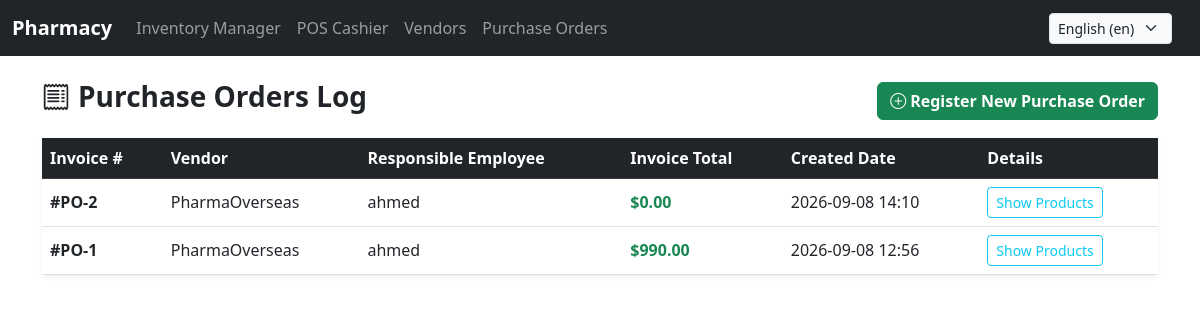
The app's page /erp/purchases/ (signed in) with its own data.
### pharmacy/models.py (models this page shows, shortened)
class PurchaseOrder(models.Model):
    vendor = models.ForeignKey(Vendor, on_delete=models.PROTECT, related_name="purchase_orders")
    created_by = models.ForeignKey(User, on_delete=models.PROTECT, related_name="created_purchases")
    total_amount = models.DecimalField(max_digits=12, decimal_places=2, default=0.00)
    created_at = models.DateTimeField(auto_now_add=True)

class Vendor(models.Model):
    name = models.CharField(max_length=150)
    company_name = models.CharField(max_length=150, blank=True, null=True)
    phone_number = models.CharField(max_length=20)
    email = models.EmailField(blank=True, null=True)
    address = models.TextField(blank=True, null=True)

class User(AbstractUser):
    class Role(models.TextChoices):
        ADMIN = "ADMIN", "Admin"
        EMPLOYEE = "EMPLOYEE", "Employee / Pharmacist"
        CLIENT = "CLIENT", "Client / Customer"
    role = models.CharField(max_length=20, choices=Role.choices, default=Role.CLIENT)
    phone_number = models.CharField(max_length=20, blank=True, null=True)
    address = models.TextField(blank=True, null=True)
    balance = models.DecimalField(max_digits=10, decimal_places=2, default=0.00)
    def is_employee_or_admin(self):
        return self.role in [self.Role.EMPLOYEE, self.Role.ADMIN] or self.is_superuser

### pharmacy/views.py (the view)
# urls.py: path('erp/purchases/', views.erp_purchase_order_list, name='erp_purchases'),
@employee_required
def erp_purchase_order_list(request):
    orders = PurchaseOrder.objects.select_related('vendor', 'created_by').prefetch_related('items__product').order_by('-created_at')
    return render(request, 'pharmacy/erp/purchase_orders.html', {'orders': orders})

### pharmacy/templates/pharmacy/erp/purchase_orders.html (shortened to what this page needs)
{% extends "pharmacy/layout.html" %}
{% load i18n %}
{% block body %}
<div class="container my-4">
    <div class="d-flex justify-content-between align-items-center mb-3">
        <h3 class="fw-bold"><i class="bi bi-receipt me-2"></i>{% trans "Purchase Orders Log" %}</h3>
        <a href="{% url 'erp_purchase_create' %}" class="btn btn-success fw-bold">
            <i class="bi bi-plus-circle me-1"></i>{% trans "Register New Purchase Order" %}
        </a>
    </div>
    <div class="card shadow-sm border-0">
        <div class="card-body p-0">
            <div class="table-responsive">
                <table class="table table-hover align-middle mb-0">
                    <thead class="table-dark">
                        <tr>
                            <th>{% trans "Invoice #" %}</th>
                            <th>{% trans "Vendor" %}</th>
                            <th>{% trans "Responsible Employee" %}</th>
                            <th>{% trans "Invoice Total" %}</th>
                            <th>{% trans "Created Date" %}</th>
                            <th>{% trans "Details" %}</th>
                        </tr>
                    </thead>
                    <tbody>
                        {% for order in orders %}
                        <tr>
                            <td><strong>#PO-{{ order.id }}</strong></td>
                            <td>{{ order.vendor.company_name|default:order.vendor.name }}</td>
                            <td>{{ order.created_by.username|default:"-" }}</td>
                            <td class="text-success fw-bold">${{ order.total_amount }}</td>
                            <td>{{ order.created_at|date:"Y-m-d H:i" }}</td>
                            <td>
                                <button class="btn btn-sm btn-outline-info" type="button" data-bs-toggle="collapse" data-bs-target="#order-details-{{ order.id }}">
                                    {% trans "Show Products" %}
                                </button>
                            </td>
                        </tr>
                        {% empty %}
                        <tr>
                            <td colspan="6" class="text-center py-4 text-muted">{% trans "No purchase invoices have been registered yet." %}</td>
                        </tr>
                        {% endfor %}
                    </tbody>
                </table>
            </div>
        </div>
    </div>
</div>
{% endblock %}

### pharmacy/static/pharmacy/styles.css (style rules this page uses)
html, body { margin: 0; padding: 0; width: 100%; overflow-x: hidden; }
*, *::before, *::after { box-sizing: border-box; }

### records on screen
PurchaseOrder: id "2", vendor.company_name "PharmaOverseas", created_by.username "ahmed", total_amount "0.00", created_at "2026-09-08 14:10"
PurchaseOrder: id "1", vendor.company_name "PharmaOverseas", created_by.username "ahmed", total_amount "990.00", created_at "2026-09-08 12:56"

### other values on screen
form field language "English (en)"
